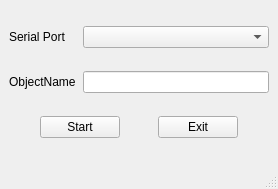
<ui version="4.0" >
 <class>Console</class>
 <widget class="QMainWindow" name="Console" >
  <property name="geometry" >
   <rect>
    <x>0</x>
    <y>0</y>
    <width>278</width>
    <height>189</height>
   </rect>
  </property>
  <property name="windowTitle" >
   <string>BlackDog Console</string>
  </property>
  <widget class="QWidget" name="centralwidget" >
   <layout class="QGridLayout" >
    <property name="leftMargin" >
     <number>9</number>
    </property>
    <property name="topMargin" >
     <number>9</number>
    </property>
    <property name="rightMargin" >
     <number>9</number>
    </property>
    <property name="bottomMargin" >
     <number>9</number>
    </property>
    <property name="horizontalSpacing" >
     <number>6</number>
    </property>
    <property name="verticalSpacing" >
     <number>6</number>
    </property>
    <item row="2" column="3" >
     <spacer>
      <property name="orientation" >
       <enum>Qt::Horizontal</enum>
      </property>
      <property name="sizeHint" >
       <size>
        <width>40</width>
        <height>20</height>
       </size>
      </property>
     </spacer>
    </item>
    <item row="2" column="5" >
     <spacer>
      <property name="orientation" >
       <enum>Qt::Horizontal</enum>
      </property>
      <property name="sizeHint" >
       <size>
        <width>40</width>
        <height>20</height>
       </size>
      </property>
     </spacer>
    </item>
    <item row="2" column="1" colspan="2" >
     <widget class="QPushButton" name="startButton" >
      <property name="sizePolicy" >
       <sizepolicy vsizetype="Fixed" hsizetype="Fixed" >
        <horstretch>0</horstretch>
        <verstretch>0</verstretch>
       </sizepolicy>
      </property>
      <property name="text" >
       <string>Start</string>
      </property>
     </widget>
    </item>
    <item row="2" column="0" >
     <spacer>
      <property name="orientation" >
       <enum>Qt::Horizontal</enum>
      </property>
      <property name="sizeHint" >
       <size>
        <width>40</width>
        <height>20</height>
       </size>
      </property>
     </spacer>
    </item>
    <item row="2" column="4" >
     <widget class="QPushButton" name="exitButton" >
      <property name="sizePolicy" >
       <sizepolicy vsizetype="Fixed" hsizetype="Fixed" >
        <horstretch>0</horstretch>
        <verstretch>0</verstretch>
       </sizepolicy>
      </property>
      <property name="text" >
       <string>Exit</string>
      </property>
     </widget>
    </item>
    <item row="1" column="0" colspan="2" >
     <widget class="QLabel" name="label_2" >
      <property name="text" >
       <string>ObjectName</string>
      </property>
     </widget>
    </item>
    <item row="0" column="0" colspan="2" >
     <widget class="QLabel" name="label" >
      <property name="text" >
       <string>Serial Port</string>
      </property>
     </widget>
    </item>
    <item row="1" column="2" colspan="4" >
     <widget class="QLineEdit" name="nameEdit" />
    </item>
    <item row="0" column="2" colspan="4" >
     <widget class="QComboBox" name="serialBox" />
    </item>
   </layout>
  </widget>
  <widget class="QStatusBar" name="statusbar" />
 </widget>
 <resources/>
 <connections/>
</ui>
